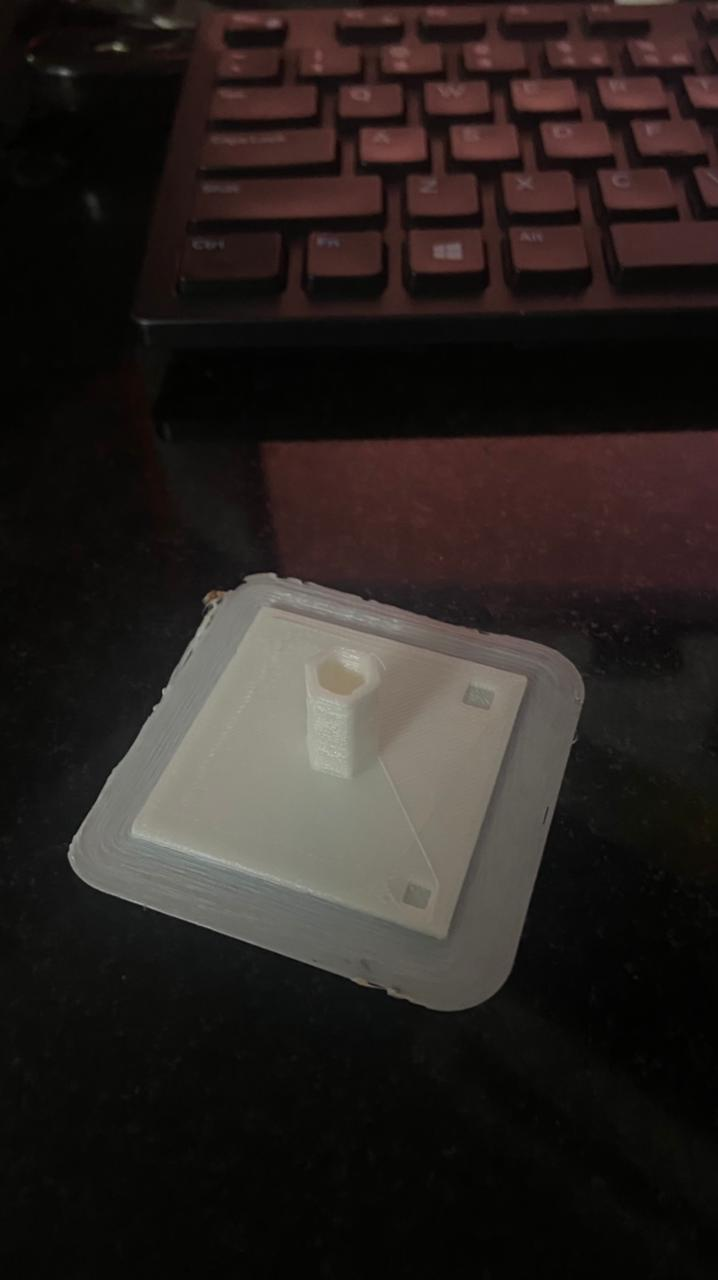
#> input picture 3dp.jpeg, 718 x 1280 px, given in place of the camera
$ python circles.py
#> lines starting #> are read from the running program, lines starting #| are printed output that depends on the picture
# Code to Measure time taken by program to execute.
# from asyncio.windows_events import NULL
import time

# import the opencv library and numpy library
import cv2
import numpy as np

# define a video capture object
vid = cv2.VideoCapture(0)
avg_fps=0
loop_count=0

while(True):
	# store starting time
	begin = time.time()

	# Capture the video frame
	# by frame
	ret, frame = vid.read()
#> frame is the input picture: shape (1280, 718, 3); mean B, G, R 32.4, 35.2, 41.9

	frame = cv2.resize(frame, (640, 480), fx = 0, fy = 0,
                         interpolation = cv2.INTER_CUBIC)
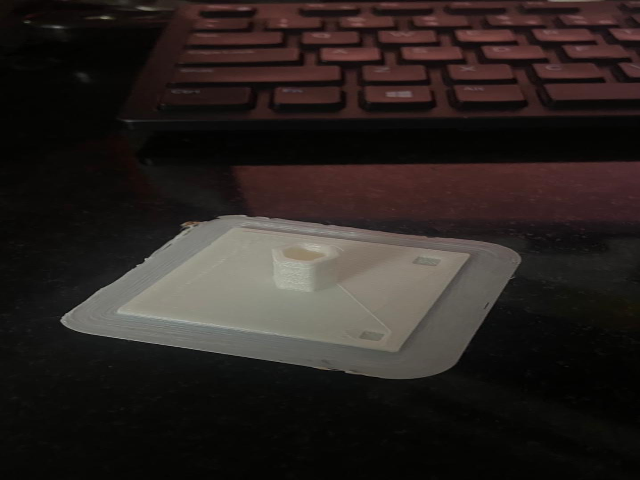
#> frame: shape (480, 640, 3); mean B, G, R 32.4, 35.2, 41.9


	# Convert to grayscale.
	gray = cv2.cvtColor(frame, cv2.COLOR_BGR2GRAY)
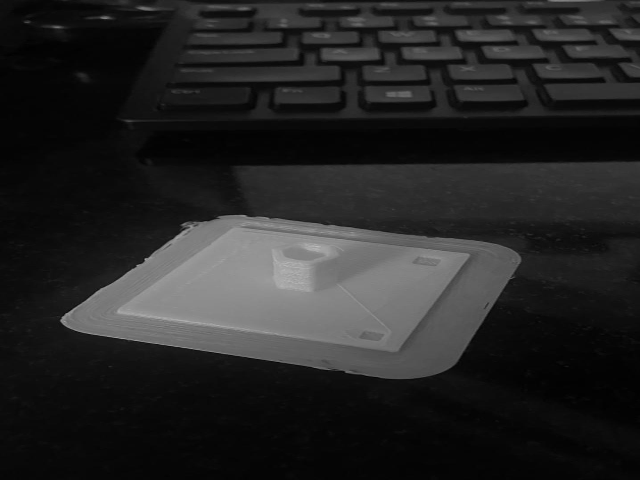
#> gray: shape (480, 640); min 0, max 190, mean 36.9

	# Blur using 5 * 5 kernel.
	gray_blurred = cv2.blur(gray, (5, 5))

	# Apply Hough transform on the blurred image.
	detected_circles = cv2.HoughCircles(gray_blurred,
					cv2.HOUGH_GRADIENT, 1, 20, param1 = 50,
				param2 = 30, minRadius = 60, maxRadius = 80)
#> detected_circles = None

	# Draw circles that are detected.
	if detected_circles is not None:

		# Convert the circle parameters a, b and r to integers.
		detected_circles = np.uint16(np.around(detected_circles))

		for pt in detected_circles[0, :]:
			a, b, r = pt[0], pt[1], pt[2]

			# Draw the circumference of the circle.
			cv2.circle(frame, (a, b), r, (0, 255, 0), 2)

			# Draw a small circle (of radius 1) to show the center.
			cv2.circle(frame, (a, b), 1, (0, 0, 255), 3)
			cv2.imshow("Detected Circle", frame)

	# else: Display Blurred Gray Image
	else:
		cv2.imshow("Detected Circle", gray_blurred)

	# the 'q' button is set as the
	# quitting button you may use any
	# desired button of your choice

	if cv2.waitKey(1) & 0xFF == ord('q'):
#> (key q is pressed here)
		break

	# store end time
	end = time.time()

	# print average fps approx after every 1 sec
	loop_count=loop_count+1
	avg_fps=( (avg_fps*(loop_count-1) )+ ( 1/(end-begin) ) )/loop_count
	if loop_count>30:
		loop_count=1
		print(f"Average processing FPS is {round(avg_fps)} ")

# After the loop release the cap object
vid.release()
# Destroy all the windows
cv2.destroyAllWindows()
